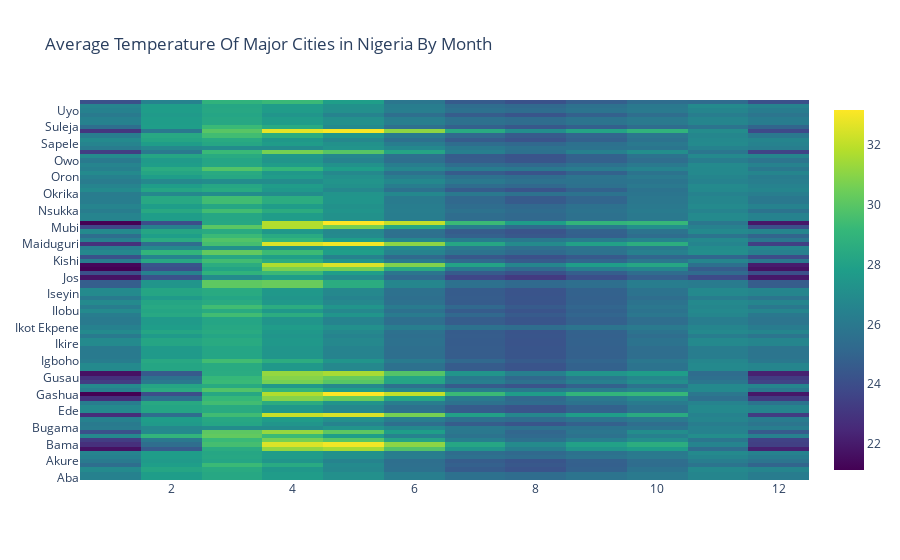

Notebook code for this chart:
### Code cell
data3=[trace]
layout = go.Layout(
    title='Average Temperature Of Major Cities in Nigeria By Month',
)
fig4 = go.Figure(data=data3, layout=layout)
fig4.show()

### Figure 1 — Plotly figure (JSON) as saved in the notebook; plotly's stock layout.template omitted (floating-point values rounded to 4 significant figures; data arrays with more than 128 entries replaced by an {"elided": "..."} marker saying what was removed)
{"data": [{"colorscale": [[0, "#440154"], [0.1111, "#482878"], [0.2222, "#3e4989"], [0.3333, "#31688e"], [0.4444, "#26828e"], [0.5556, "#1f9e89"], [0.6667, "#35b779"], [0.7778, "#6ece58"], [0.8889, "#b5de2b"], [1, "#fde725"]], "type": "heatmap", "x": {"elided": "1092 int values"}, "y": {"elided": "1092 str values"}, "z": {"elided": "1092 float values"}}], "layout": {"title": {"text": "Average Temperature Of Major Cities in Nigeria By Month"}}}
